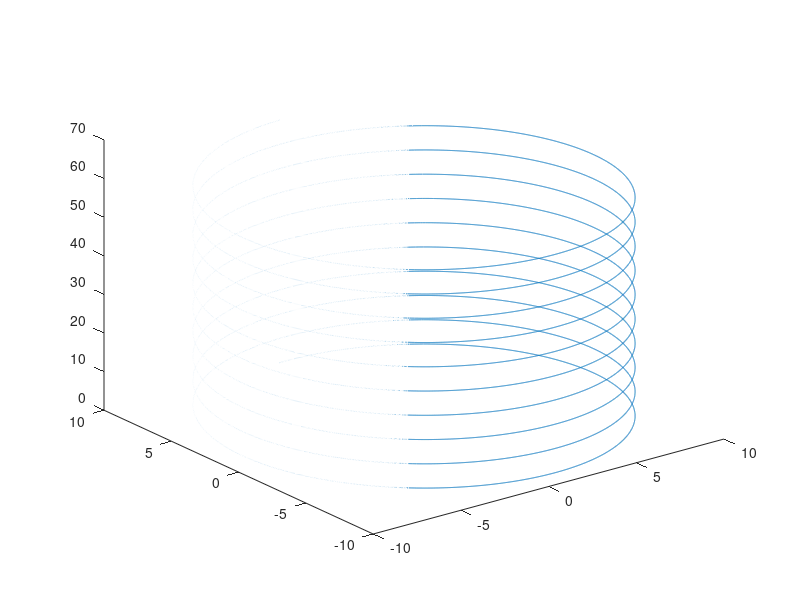

MATLAB code to generate this figure:
clc;
clear all;
close all;

N = 1000;
t = linspace(0,20*pi,100*N);
r = 10;
x = r*cos(t);
y = r*sin(t);
figure
plot3(y,x,t)